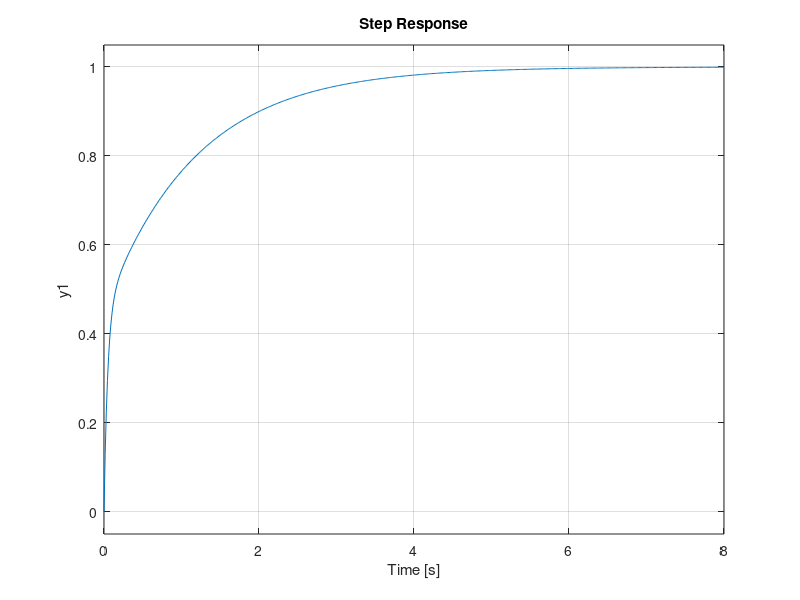

The MATLAB source for this figure: (Note: this script raises an error after producing the figure.)
% % student number = 22204523
% a = 5;
% b = 2;
% c = 3;
% N = [1 0.9*b];
% D = conv([1 b],[1 2*a+b]);
% G = tf(N,D)
% DC = polyval(N,0)/polyval(D,0) % to find the DC gain (finding the value of polynomial at s=0
% zeros = zero(G)
% poles = pole(G)
% step(G)
% stepinfo(G)


% % student number = 22204523
% a = 5;
% b = 2;
% c = 3;
% N = [1 0.9*b];
% D1 = conv([1 b],[1 2*a+b]);
% G = tf(N,D1)
% %after step repsonse we get s multiplied by the denominator
% D = [1 14 24 0];
% G1 = tf(N,D)
% [R P K] = residue(N,D)
  
% % student number = 22204523
% a = 5;
% b = 2;
% c = 3;
% N1 = [1];
% N2 = [1/9 1];
% D = conv([1 a],[1 a+4*b+3*c]);
% G1 = tf(N1,D)
% G2 = tf(N2,D)
% DC1 = polyval(N1,0)/polyval(D,0) % to find the DC gain 
% DC2 = polyval(N2,0)/polyval(D,0) % to find the DC gain 
% step(G1)
% sys1 = stepinfo(G1)
% figure
% step(G2)
% sys2 = stepinfo(G2)
% [R1 P1 K1] = residue(N1,D)
% [R2 P2 K2] = residue(N2,D)

close all
clear all
clc
kp = 10;
ki = 20;
k = kp
z = ki/kp
N = [1 1.8];
D = conv([1 2],[1 12])
Gp = tf(N,D)
Nc = [1 z];
Np = [1 0];
Gc = tf(k*Nc,Np)
Go = series(Gp,Gc)
Gi = tf([1],[1]) % unity feedback
G = feedback(Go,Gi)
step(G)
stepinfo(G)




 